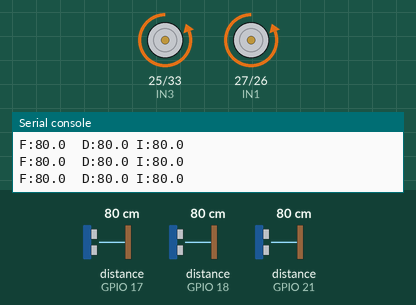
Recording of a program running on a simulated ESP32 board running MicroPython. Parts: motor-driver pin pairs drawn as motors (green arrow = first pin HIGH = forward, orange = second pin HIGH = backward, longer = more drive), the last lines printed to the serial console. The inputs (shaded band) are chosen by the test bench; at power-on: distance to the obstacle (sensors on GPIO 17, GPIO 21, GPIO 18) 80 cm. The echo pulse lasts 58.3 µs per cm; library files of the repository ran but are not shown: 1 file(s).

Above: at 1.2 s.
1.3 s: distance to the obstacle (sensor on GPIO 17) set to 27 cm
2.8 s: distance to the obstacle (sensor on GPIO 17) set to 23 cm
At 3.18 s:
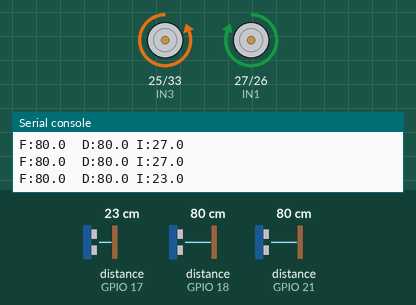
At 3.7 s:
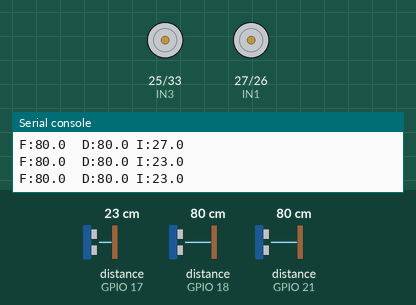
5.8 s: distance to the obstacle (sensor on GPIO 21) set to 26 cm
8.8 s: distance to the obstacle (sensor on GPIO 21) set to 22 cm
At 9.9 s:
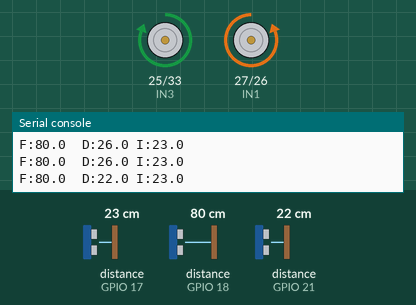
11.8 s: distance to the obstacle (sensor on GPIO 18) set to 38 cm
14.8 s: distance to the obstacle (sensor on GPIO 18) set to 32 cm
At 16.0 s:
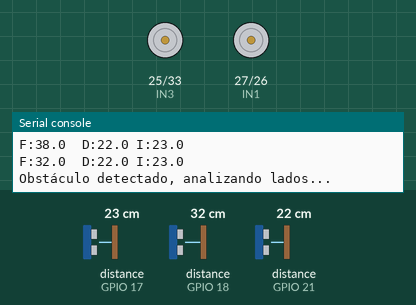
Timing chart, 0 to 17.8 s (numbered marks = the images above; inputs shaded):
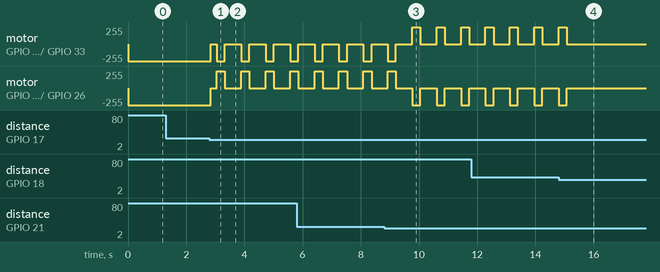

Measured:
- the behaviour switches between 25 and 24 cm on distance to the obstacle (sensor on GPIO 17) (found by bisection; images 0 and 1)
- the behaviour switches between 25 and 24 cm on distance to the obstacle (sensor on GPIO 21) (found by bisection; images 2 and 3)
- the behaviour switches between 35 and 34 cm on distance to the obstacle (sensor on GPIO 18) (found by bisection; images 3 and 4)
- after the input at 2.8 s, motor on GPIO 25 (IN3) / GPIO 33 (IN4): backward 255/255 → stopped at once, then repeats every 0.84 s: backward 255/255 0.28 s, stopped 0.56 s; motor on GPIO 27 (IN1) / GPIO 26 (IN2): backward 255/255 → stopped at once, then repeats every 0.84 s: forward 255/255 0.28 s, stopped 0.56 s
- after the input at 14.8 s, motor on GPIO 25 (IN3) / GPIO 33 (IN4), motor on GPIO 27 (IN1) / GPIO 26 (IN2): goes on until 15.1 s, then stays stopped

The program:

main.py
```python
from machine import Pin, time_pulse_us
import time

# ===== Configuración de pines =====
TRIG_f = Pin(5, Pin.OUT)
ECHO_f = Pin(18, Pin.IN)
TRIG_d = Pin(19, Pin.OUT)
ECHO_d = Pin(21, Pin.IN)
TRIG_i = Pin(16, Pin.OUT)
ECHO_i = Pin(17, Pin.IN)

IN1 = Pin(27, Pin.OUT)
IN2 = Pin(26, Pin.OUT)
IN3 = Pin(25, Pin.OUT)
IN4 = Pin(33, Pin.OUT)

# ===== Parámetros =====
DISTANCIA_MIN = 35            # cm, aumentada para reaccionar antes
DISTANCIA_MIN_DIAG   = 25
TIEMPO_GIRO_REVISAR = 0.4     # segundos que gira hacia cada lado para revisar
TIEMPO_REGRESO = 0.4          # segundos para volver a la posición inicial
PAUSA_ANTES_GIRO = 1.5        # segundos de pausa antes de cada giro
PAUSA_DESPUES_GIRO = 1.5      # segundos de pausa después de cada giro

# ===== Funciones de motores (sin PWM, velocidad fija por jumpers) =====
def motor_avanzar():
    IN1.value(0); IN2.value(1)
    IN3.value(0); IN4.value(1)

def motor_giro_izquierda():
    IN1.value(1); IN2.value(0)
    IN3.value(0); IN4.value(1)

def motor_giro_derecha():
    IN1.value(0); IN2.value(1)
    IN3.value(1); IN4.value(0)

def motor_detener():
    IN1.value(0); IN2.value(0)
    IN3.value(0); IN4.value(0)

def motor_retroceder():
    IN1.value(1); IN2.value(0)
    IN3.value(1); IN4.value(0)

# ===== Función de ultrasonido =====
def medir_distancia(TRIG,ECHO):
    TRIG.value(0)
    time.sleep_us(2)
    TRIG.value(1)
    time.sleep_us(10)
    TRIG.value(0)

    duracion = time_pulse_us(ECHO, 1, 30000)
    if duracion < 0:
        return 999
    else:
        distancia = (duracion * 0.0343) / 2
        return distancia


# ===== Girar y medir hacia un lado, luego regresar (con pausas) =====
def revisar_lado(funcion_giro, tiempo_giro, tiempo_regreso, funcion_regreso):
    motor_detener()
    time.sleep(PAUSA_ANTES_GIRO)

    funcion_giro()
    time.sleep(tiempo_giro)
    motor_detener()
    time.sleep(PAUSA_DESPUES_GIRO)
    time.sleep_us(500)
    distancia = medir_distancia(TRIG_f,ECHO_f)

    funcion_regreso()
    time.sleep(tiempo_regreso)
    motor_detener()
    time.sleep(PAUSA_DESPUES_GIRO)

    return distancia

# ===== Lógica al detectar obstáculo =====
def manejar_obstaculo():
    motor_detener()
    print("Obstáculo detectado, analizando lados...")
    time.sleep(PAUSA_ANTES_GIRO)

    distancia_derecha = revisar_lado(
        motor_giro_derecha, TIEMPO_GIRO_REVISAR,
        TIEMPO_REGRESO, motor_giro_izquierda
    )
    print("Distancia a la derecha:", distancia_derecha, "cm")

    distancia_izquierda = revisar_lado(
        motor_giro_izquierda, TIEMPO_GIRO_REVISAR,
        TIEMPO_REGRESO, motor_giro_derecha
    )
    print("Distancia a la izquierda:", distancia_izquierda, "cm")

    if distancia_derecha < DISTANCIA_MIN and distancia_izquierda < DISTANCIA_MIN:
        print("Ambos lados bloqueados, girando para buscar salida...")
        motor_detener()
        time.sleep(PAUSA_ANTES_GIRO)
        motor_giro_derecha()
        time.sleep(TIEMPO_GIRO_REVISAR)
        motor_detener()
        time.sleep(PAUSA_DESPUES_GIRO)

    elif distancia_derecha >= distancia_izquierda:
        print("Continuando por la derecha")
        motor_detener()
        time.sleep(PAUSA_ANTES_GIRO)
        motor_giro_derecha()
        time.sleep(TIEMPO_GIRO_REVISAR)
        motor_detener()
        time.sleep(PAUSA_DESPUES_GIRO)

    else:
        print("Continuando por la izquierda")
        motor_detener()
        time.sleep(PAUSA_ANTES_GIRO)
        motor_giro_izquierda()
        time.sleep(TIEMPO_GIRO_REVISAR)
        motor_detener()
        time.sleep(PAUSA_DESPUES_GIRO)

# ===== Loop principal =====
def main():
    while True:
        distancia_f = medir_distancia(TRIG_f,ECHO_f)
        distancia_d = medir_distancia(TRIG_d,ECHO_d)
        distancia_i = medir_distancia(TRIG_i,ECHO_i)
        print(f"F:{distancia_f:.1f}  D:{distancia_d:.1f} I:{distancia_i:.1f}")
        if distancia_f < DISTANCIA_MIN:
            manejar_obstaculo()
        elif distancia_d < DISTANCIA_MIN_DIAG:
            motor_detener()
            time.sleep(0.2)
            motor_giro_derecha()
            time.sleep(TIEMPO_GIRO_REVISAR * 0.7)
            motor_detener()
            time.sleep(0.3)
        elif distancia_i < DISTANCIA_MIN_DIAG:
            motor_detener()
            time.sleep(0.2)
            motor_giro_izquierda()
            time.sleep(TIEMPO_GIRO_REVISAR * 0.7)
            motor_detener()
            time.sleep(0.3)
        else:
            motor_avanzar()

        time.sleep(0.05)

main()
```
